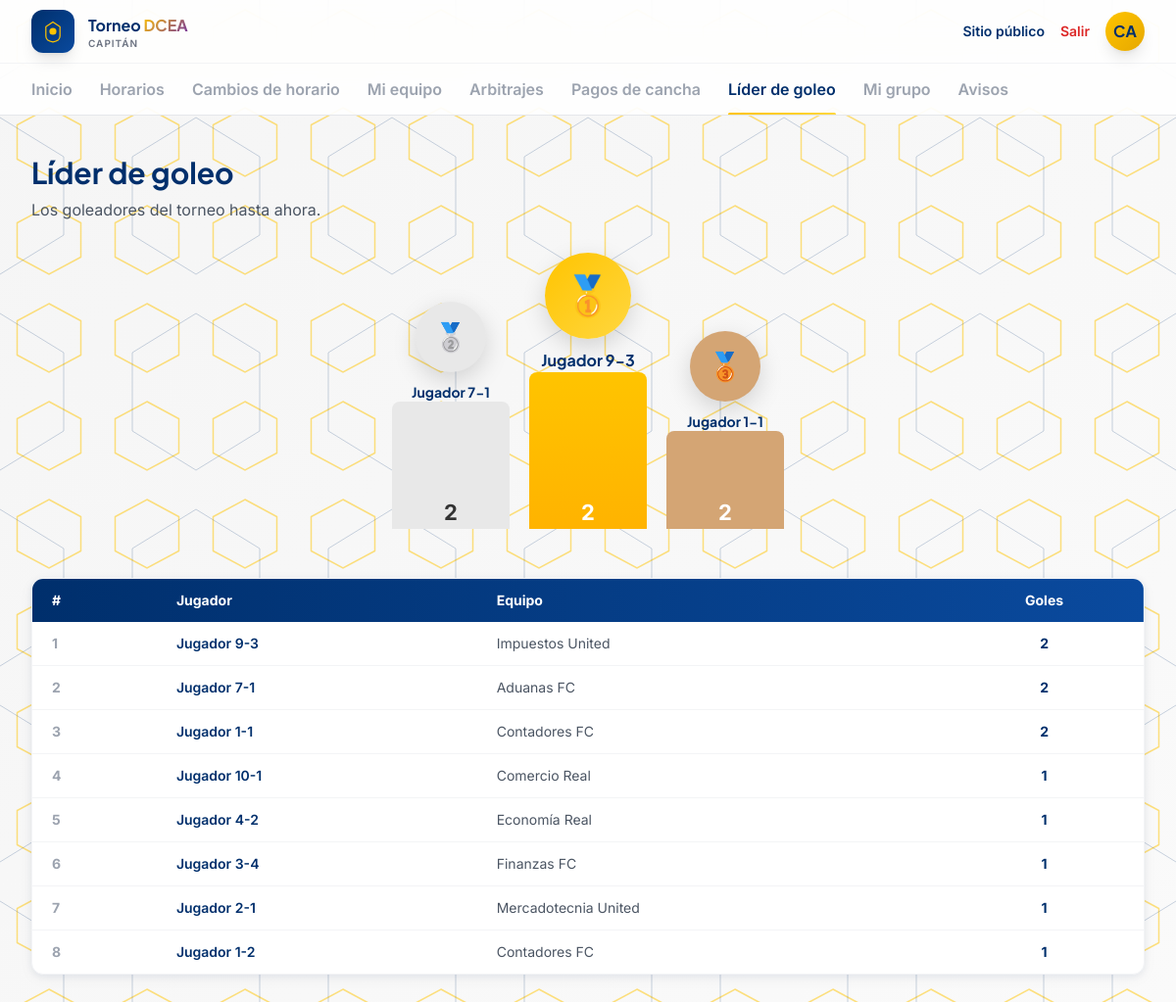
Screenshot of /capitan/goleadores (signed in) with the database file from the repository.
### app/models/usuarios.py (models this page shows, shortened)
class Usuario(UserMixin, db.Model):
    __tablename__ = "usuarios"
    id = db.Column(db.Integer, primary_key=True)
    nombre = db.Column(db.String(120), nullable=False)
    email = db.Column(db.String(150), unique=True, nullable=False)
    password_hash = db.Column(db.String(255), nullable=False)
    rol = db.Column(db.String(30), nullable=False)  # organizador, ayudante, capitan

### app/models/equipos.py (models this page shows, shortened)
class Jugador(db.Model):
    __tablename__ = "jugadores"
    id = db.Column(db.Integer, primary_key=True)
    usuario_id = db.Column(db.Integer, db.ForeignKey("usuarios.id"))
    nombre = db.Column(db.String(120), nullable=False)
    foto_url = db.Column(db.String(300))
    fecha_nacimiento = db.Column(db.Date)
    rosters = db.relationship("Roster", backref="jugador", lazy=True)

class Equipo(db.Model):
    __tablename__ = "equipos"
    id = db.Column(db.Integer, primary_key=True)
    organizacion_id = db.Column(db.Integer, db.ForeignKey("organizaciones.id"), nullable=False)
    nombre = db.Column(db.String(120), nullable=False)
    escudo_url = db.Column(db.String(300))
    capitan_id = db.Column(db.Integer, db.ForeignKey("usuarios.id"))
    inscripciones = db.relationship("Inscripcion", backref="equipo", lazy=True)
    rosters = db.relationship("Roster", backref="equipo", lazy=True)

### app/routes/capitan.py (the view)
@capitan_bp.route("/goleadores")
@login_required
@requiere_rol("capitan")
def goleadores():
    equipo = _mi_equipo()
    from app.models import Inscripcion
    inscripcion = Inscripcion.query.filter_by(equipo_id=equipo.id, estado="activo").first()
    grupo = Grupo.query.get(inscripcion.grupo_id) if inscripcion else None
    fase_id = grupo.fase_id if grupo else None
    tabla = estadisticas_service.tabla_goleadores(fase_id, limite=15)
    return render_template("capitan/goleadores.html", tabla=tabla)

### app/routes/capitan.py (called while the page is built)
def _mi_equipo():
    return Equipo.query.filter_by(capitan_id=current_user.id).first()

### app/services/estadisticas_service.py (called while the page is built)
def tabla_goleadores(fase_id=None, limite=20):
    q = (
        db.session.query(
            EventoPartido.jugador_id,
            db.func.count(EventoPartido.id).label("goles"),
        )
        .filter(EventoPartido.tipo_evento == "gol")
    )
    if fase_id:
        q = q.join(Partido, Partido.id == EventoPartido.partido_id).join(
            Partido.jornada
        ).filter_by(fase_id=fase_id)
    q = q.group_by(EventoPartido.jugador_id).order_by(db.desc("goles")).limit(limite)
    resultados = []
    for jugador_id, goles in q.all():
        jugador = Jugador.query.get(jugador_id)
        if jugador:
            resultados.append({"jugador": jugador, "goles": goles})
    return resultados

### app/utils.py (called while the page is built)
def requiere_rol(*roles):
    def decorator(f):
        @wraps(f)
        def wrapped(*args, **kwargs):
            if not current_user.is_authenticated or current_user.rol not in roles:
                abort(403)
            return f(*args, **kwargs)
        return wrapped
    return decorator

### app/templates/capitan/goleadores.html (shortened to what this page needs)
{% extends "capitan/base.html" %}
{% block content %}
<h1 class="font-display text-3xl font-bold text-navy mb-2">Líder de goleo</h1>
<p class="text-gray-600 mb-8">Los goleadores del torneo hasta ahora.</p>
{% if tabla|length >= 1 %}
<div class="podium mb-10">
  {% if tabla|length >= 2 %}
    <div class="podium-slot second">
      <div class="medal">🥈</div>
      <p class="font-display font-bold text-navy text-sm text-center">{{ tabla[1].jugador.nombre }}</p>
      <div class="podium-bar">{{ tabla[1].goles }}</div>
    </div>
  {% endif %}
  <div class="podium-slot first">
    <div class="medal">🥇</div>
    <p class="font-display font-bold text-navy text-center">{{ tabla[0].jugador.nombre }}</p>
    <div class="podium-bar">{{ tabla[0].goles }}</div>
  </div>
  {% if tabla|length >= 3 %}
    <div class="podium-slot third">
      <div class="medal">🥉</div>
      <p class="font-display font-bold text-navy text-sm text-center">{{ tabla[2].jugador.nombre }}</p>
      <div class="podium-bar">{{ tabla[2].goles }}</div>
    </div>
  {% endif %}
</div>
{% endif %}
<div class="bg-white rounded-xl shadow-card border border-gray-100 overflow-hidden">
  <table class="w-full text-sm">
    <thead>
      <tr class="bg-gradient-to-r from-navy to-navy-light text-white">
        <th class="py-3 px-5 text-left font-bold">#</th>
        <th class="py-3 px-5 text-left font-bold">Jugador</th>
        <th class="py-3 px-5 text-left font-bold">Equipo</th>
        <th class="py-3 px-5 text-center font-bold">Goles</th>
      </tr>
    </thead>
    <tbody class="divide-y divide-gray-100">
      {% for g in tabla %}
        <tr class="hover:bg-gray-50/70">
          <td class="py-3 px-5 text-gray-400 font-bold">{{ loop.index }}</td>
          <td class="py-3 px-5 font-semibold text-navy">{{ g.jugador.nombre }}</td>
          <td class="py-3 px-5 text-gray-600">{{ g.jugador.rosters[0].equipo.nombre if g.jugador.rosters else '' }}</td>
          <td class="py-3 px-5 text-center font-bold text-navy">{{ g.goles }}</td>
        </tr>
      {% else %}
        <tr><td colspan="4" class="py-8 text-center text-gray-400">Aún no hay goles registrados.</td></tr>
      {% endfor %}
    </tbody>
  </table>
</div>
{% endblock %}

### app/templates/capitan/base.html (shortened to what this page needs)
<!DOCTYPE html>
<html lang="es">
<head>
<script src="https://cdn.tailwindcss.com"></script>
</head>
<body>
<header class="sticky top-0 z-40 bg-white/85 backdrop-blur-xl border-b border-gray-200">
  <div class="max-w-7xl mx-auto px-5 sm:px-8 h-16 flex items-center justify-between">
    <a href="{{ url_for('capitan.panel') }}" class="flex items-center gap-3.5">
      <div class="w-11 h-11 rounded-xl bg-gradient-to-br from-navy to-navy-light flex items-center justify-center shadow-lg">
        <svg width="24" height="24" viewBox="0 0 40 40" fill="none">
          <path d="M20 4 L32 12 V28 C32 34 28 37 20 38 C12 37 8 34 8 28 V12 Z" stroke="#FFC400" stroke-width="2" fill="none"/>
          <circle cx="20" cy="20" r="6" fill="#FFC400"/>
        </svg>
      </div>
      <div class="leading-tight">
        <p class="font-display font-bold text-navy text-[15px] sm:text-base">Torneo <span class="gradient-accent">DCEA</span></p>
        <p class="text-[10px] text-gray-500 tracking-widest uppercase font-semibold hidden sm:block">Capitán</p>
      </div>
    </a>
    <div class="flex items-center gap-4">
      <a href="{{ url_for('public.home') }}" class="text-sm font-semibold text-navy hover:text-gold hidden sm:inline">Sitio público</a>
      <a href="{{ url_for('capitan.logout') }}" class="text-sm font-semibold text-red-600 hover:text-red-800">Salir</a>
      <div class="w-10 h-10 rounded-full bg-gradient-to-br from-gold to-gold-dark text-navy font-display font-bold flex items-center justify-center shadow-lg">
        {{ current_user.nombre[:2].upper() if current_user.is_authenticated else '' }}
      </div>
    </div>
  </div>
  <nav class="max-w-7xl mx-auto px-5 sm:px-8 flex gap-7 border-t border-gray-100 overflow-x-auto">
    {% macro navlink(endpoint, label) %}
      <a href="{{ url_for(endpoint) }}" class="tab-link {{ 'active' if request.endpoint == endpoint }}">{{ label }}</a>
    {% endmacro %}
    {{ navlink('capitan.panel', 'Inicio') }}
    {{ navlink('capitan.disponibilidad', 'Horarios') }}
    {{ navlink('capitan.solicitudes', 'Cambios de horario') }}
    {{ navlink('capitan.mi_equipo', 'Mi equipo') }}
    {{ navlink('capitan.arbitrajes', 'Arbitrajes') }}
    {{ navlink('capitan.pagos_cancha', 'Pagos de cancha') }}
    {{ navlink('capitan.goleadores', 'Líder de goleo') }}
    {{ navlink('capitan.mi_grupo', 'Mi grupo') }}
    {{ navlink('capitan.avisos', 'Avisos') }}
  </nav>
</header>
<main class="max-w-7xl mx-auto px-5 sm:px-8 py-10">
  {% block content %}{% endblock %}
</main>
</body>
</html>

### app/templates/capitan/base.html (style rules this page uses)
* { box-sizing: border-box; }
body { font-family: 'Inter', sans-serif; min-height: 100vh; position: relative; background: linear-gradient(135deg, #F5F5F5 0%, #FAFAFA 100%); overflow-x: hidden; }
body::before { content: ''; position: fixed; top: 0; left: 0; width: 100%; height: 100%; z-index: -2; background-repeat: repeat; background-size: 100px 100px; pointer-events: none; }
body::after { content: ''; position: fixed; top: 0; left: 0; width: 100%; height: 100%; z-index: -2; background-repeat: repeat; background-size: 200px 200px; background-position: 100px 100px; pointer-events: none; }
main { position: relative; z-index: 1; }
.font-display { font-family: 'Plus Jakarta Sans', sans-serif; }
.tab-link { position: relative; font-weight: 600; color: #9CA3AF; padding: 14px 0; white-space: nowrap; }
.tab-link.active { color: #002F6C; }
.tab-link.active::after { content: ''; position: absolute; left: 0; right: 0; bottom: -1px; height: 3px; background: linear-gradient(90deg, #FFC400, #FFD740); border-radius: 2px; }
.gradient-accent { background: linear-gradient(135deg, #FFC400, #7030A0); -webkit-background-clip: text; -webkit-text-fill-color: transparent; background-clip: text; }
.medal { width: 72px; height: 72px; border-radius: 50%; display: flex; align-items: center; justify-content: center; font-weight: 800; font-size: 28px; margin-bottom: 10px; box-shadow: 0 8px 24px rgba(0,0,0,.15); }
.podium { display: flex; align-items: flex-end; justify-content: center; gap: 20px; margin-top: 24px; }
.podium-slot { display: flex; flex-direction: column; align-items: center; }
.podium-slot.second { order: 1; }
.podium-slot.first { order: 2; }
.podium-slot.third { order: 3; }
.podium-slot.first .medal { background: linear-gradient(135deg, #FFC400, #FFD740); width: 88px; height: 88px; font-size: 40px; }
.podium-slot.second .medal { background: #E8E8E8; color: #666; }
.podium-slot.third .medal { background: #D4A574; color: #5C4033; }
.podium-bar { width: 120px; border-radius: 8px 8px 0 0; display: flex; align-items: flex-end; justify-content: center; color: white; font-weight: 700; font-size: 22px; margin-bottom: 10px; background: linear-gradient(180deg, #002F6C, #1B5FC7); }
.podium-slot.first .podium-bar { height: 160px; background: linear-gradient(180deg, #FFC400, #FFB300); }
.podium-slot.second .podium-bar { height: 130px; background: #E8E8E8; color: #333; }
.podium-slot.third .podium-bar { height: 100px; background: #D4A574; }

### rows the page displays
Usuario: nombre "CA"
Jugador: nombre "Jugador 7-1", jugador.nombre "Jugador 7-1"
Jugador: nombre "Jugador 9-3", jugador.nombre "Jugador 9-3"
Jugador: nombre "Jugador 1-1", jugador.nombre "Jugador 1-1"
Equipo: jugador "Impuestos United"
Equipo: jugador "Aduanas FC"
Equipo: jugador "Contadores FC" "Contadores FC"
Jugador: jugador.nombre "Jugador 10-1"
Equipo: jugador "Comercio Real"
Jugador: jugador.nombre "Jugador 4-2"
Equipo: jugador "Economía Real"
Jugador: jugador.nombre "Jugador 3-4"
Equipo: jugador "Finanzas FC"
Jugador: jugador.nombre "Jugador 2-1"
Equipo: jugador "Mercadotecnia United"
Jugador: jugador.nombre "Jugador 1-2"

### other values shown
{{ label }} "Inicio Horarios Cambios de horario Mi equipo Arbitrajes Pagos de cancha Líder de goleo Mi grupo Avisos"
{{ tabla[1].goles }} "2"
{{ tabla[0].goles }} "2"
{{ tabla[2].goles }} "2"
{{ g.goles }} "2" "2" "2" "1" "1" "1" "1" "1"
